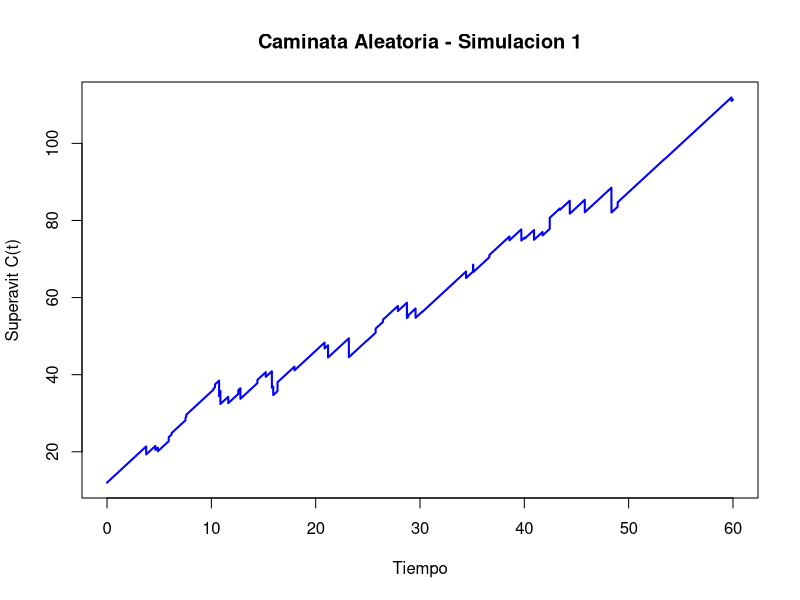
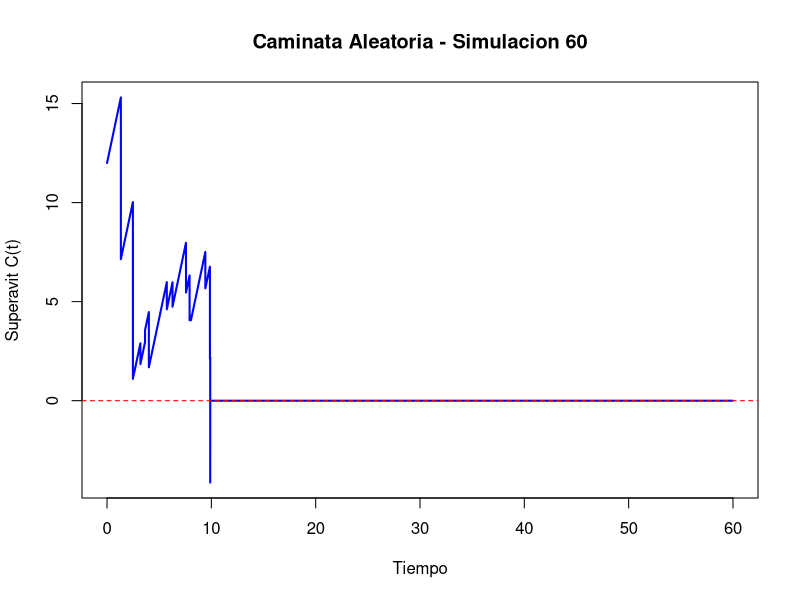

The R script that drew these images, in order: (Note: a time limit stopped this script after it produced the figures.)
set.seed(89)  # para reproducibilidad

### MODELO ###

# PARTE IV: Sensibilidad al horizonte temporal
# 5 anios

## Parametros generales del modelo
u <- 12 # capital inicial
c <- 2.5 # tasa de ingreso de primas por unidad de tiempo
Tmax <- 60 # tiempo total a simular
nsim <- 10000 # Numero de simulaciones para Monte Carlo

## Parametros de frecuencia
# Parametros de la distribucion de arribos de siniestros (Exponencial)
lambda <- 0.6
# Parametros de la distribucion de arribos de inyecciones (Exponencial)
lambda_2 <- 0.3

## Parametros de tamano
# Parametros de la distribucion de tamanos de siniestros (Exponencial)
lambda_3 <- 0.5
# Parametros de la distribucion de tamanos de inyecciones (Gamma)
alpha <- 2
sigma <- 0.6

### Monte Carlo ###

## Condiciones iniciales
contador_ruinas <- 0 # Contador de ruinas
contador_no_ruinas <- 0 # Contador de no-ruinas
tiempos_ruina <- numeric() # Tiempos de ruinas
utilidades <- numeric(nsim) # Utilidades
graficado_ruina <- FALSE
graficado_no_ruina <- FALSE

## Simulaciones
for (i in 1:nsim) {
  
  ## Tiempos de arribo de los siniestros
  arribos_brutos_sin <- cumsum(rexp(n = Tmax * lambda * 2, rate = lambda))
  if (tail(arribos_brutos_sin, 1) < Tmax) {
    warning("No se generaron suficientes eventos para cubrir hasta Tmax. Aumentar n.")
  }
  arribos_sin <- arribos_brutos_sin[arribos_brutos_sin <= Tmax]
  n_sin <- length(arribos_sin)
  
  ## Tiempos de arribo de las inyecciones
  arribos_brutos_iny <- cumsum(rexp(n = Tmax * lambda_2 * 2, rate = lambda_2))
  if (tail(arribos_brutos_iny, 1) < Tmax) {
    warning("No se generaron suficientes eventos para cubrir hasta Tmax. Aumentar n.")
  }
  arribos_iny <- arribos_brutos_iny[arribos_brutos_iny <= Tmax]
  n_iny <- length(arribos_iny)
  
  ## Tamanos de los siniestros
  siniestros <- rexp(n_sin, rate = lambda_3)
  
  ## Tamanos de las inyecciones
  inyecciones <- rgamma(n_iny, shape = alpha, scale = sigma)
  
  ### PROCESO DE SUPERAVIT ###
  
  ## Malla temporal
  malla_temp <- seq(0, Tmax, by = 0.001)
  Ct <- numeric(length(malla_temp))
  sin_index <- 1
  acumulados_sin <- 0
  iny_index <- 1
  acumulados_iny <- 0
  ruina_ocurrida <- FALSE
  tiempo_ruina <- NA
  
  for (j in seq_along(malla_temp)) {
    t <- malla_temp[j]
    
    ## Suma siniestros que ya ocurrieron hasta t
    while (sin_index <= n_sin && arribos_sin[sin_index] <= t) {
      acumulados_sin <- acumulados_sin + siniestros[sin_index]
      sin_index <- sin_index + 1
    }
    
    ## Suma inyecciones que ya ocurrieron hasta t
    while (iny_index <= n_iny && arribos_iny[iny_index] <= t) {
      acumulados_iny <- acumulados_iny + inyecciones[iny_index]
      iny_index <- iny_index + 1
    }
    
    ## Calculamos el superavit
    Ct[j] <- u + c * t - acumulados_sin + acumulados_iny
    
    ## Verificamos si hubo ruina
    if (!ruina_ocurrida && Ct[j] < 0) {
      ruina_ocurrida <- TRUE
      tiempo_ruina <- t
      break  # podemos salir del bucle si ya hay ruina
    }
  }
  
  ## Calculamos las utilidades (si hubo)
  t_final <- if (ruina_ocurrida) tiempo_ruina else Tmax # Tiempo final efectivo
  prima_total <- c * t_final # Prima acumulada hasta ese momento
  utilidades[i] <- prima_total - acumulados_sin # Utilidad (no incluye inyecciones, solo primas - siniestros)
  
  ## Almacenamos los datos de ruina (si hubo) o no-ruina
  if (ruina_ocurrida) {
    contador_ruinas <- contador_ruinas + 1
    tiempos_ruina <- c(tiempos_ruina, tiempo_ruina)
  }
  if (!ruina_ocurrida) {
    contador_no_ruinas <- contador_no_ruinas + 1
  }
  
  ## Graficamos la primera no-ruina
  if (!ruina_ocurrida && !graficado_no_ruina) {
    plot(malla_temp, Ct, type = "l", lwd = 2, col = "blue",
         xlab = "Tiempo", ylab = "Superavit C(t)",
         main = paste0("Caminata Aleatoria - Simulacion ", i))
    abline(h = 0, col = "red", lty = 2)
    graficado_no_ruina <- TRUE
  }
  
  ## Graficamos la primera ruina
  if (ruina_ocurrida && !graficado_ruina) {
    plot(malla_temp, Ct, type = "l", lwd = 2, col = "blue",
         xlab = "Tiempo", ylab = "Superavit C(t)",
         main = paste0("Caminata Aleatoria - Simulacion ", i))
    abline(h = 0, col = "red", lty = 2)
    graficado_ruina <- TRUE
  }
}

### Resultados ###

## Calculamos los resultados de las simulaciones Monte Carlo
prob_ruina <- contador_ruinas / nsim
tiempo_prom_ruina <- ifelse(length(tiempos_ruina) > 0, mean(tiempos_ruina), NA)

## Calculamos el Intervalo de confianza
z <- 1.96  # valor z para 95%
se <- sqrt(prob_ruina * (1 - prob_ruina) / nsim)  # error estandar
ic_inf <- prob_ruina - z * se
ic_sup <- prob_ruina + z * se
# Nota: 90% z = 1.645, 95% z = 1.96, 99% z = 2.576

### Resumen ###

## Cuadro Resumen
cat("Probabilidad estimada de ruina:", round(prob_ruina, 4), "\n")
cat("Intervalo de confianza al 95%: [", round(ic_inf, 4), ",", round(ic_sup, 4), "]\n")
cat("Tiempo promedio hasta la ruina (condicionado):", round(tiempo_prom_ruina, 4), "\n")
cat("Utilidad promedio:", round(mean(utilidades), 4), "\n")

## Graficas Resumen
if (length(tiempos_ruina) > 0) {
  hist(tiempos_ruina, breaks = 50, col = "lightblue",
       main = "Distribucion de los tiempos de ruina",
       xlab = "Tiempo de ruina", ylab = "Frecuencia")
}

hist(utilidades, breaks = 50, col = "lightgreen",
     main = "Distribucion de la utilidad (prima - siniestros)",
     xlab = "Utilidad", ylab = "Frecuencia")
